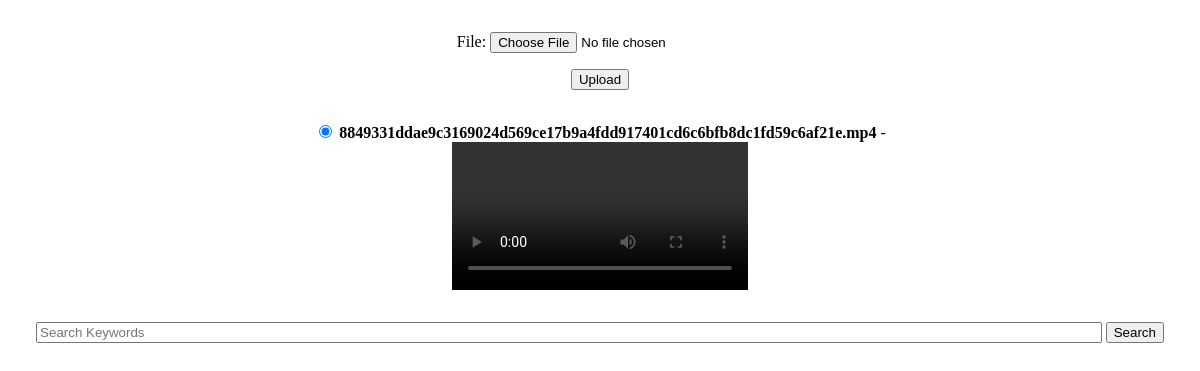
Before: / with the older database file.
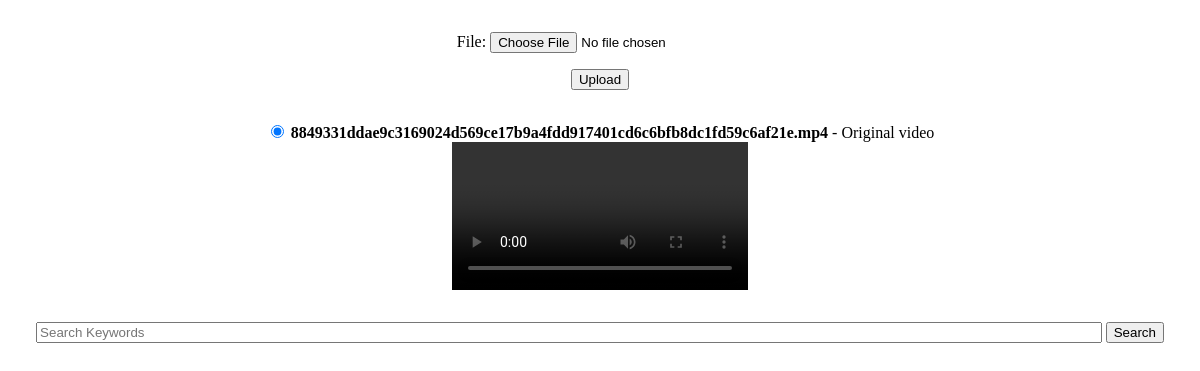
After: the same page with the newer database file.
### cc/models.py (models this page shows)
class Video(Model):
    videoId = CharField(primary_key=True, max_length=64)
    title = CharField(max_length=200)
    description = TextField()
    upload_date = DateTimeField(default=now, db_index=True)
    url = CharField(max_length=200)

### cc/views.py (the view)
def main(request):
    videos = Video.objects.all()
    form = CCForm()
    search_form = SearchForm()
    if request.method == "POST":
        action = request.POST.get("action")
        if action == "upload":
            form = CCForm(request.POST, request.FILES)
            if not form.is_valid():
                messages.error(request, "Invalid form.")
                return redirect("main")
            file = request.FILES["file"]
            storage = FileSystemStorage()
            storage.save(file.name, file)
            file.seek(0)
            s3_client = boto3.client(
                "s3",
                aws_access_key_id=settings.AWS_ACCESS_KEY_ID,
                aws_secret_access_key=settings.AWS_SECRET_ACCESS_KEY,
            )
            s3_client.upload_fileobj(
                file,
                settings.AWS_STORAGE_BUCKET_NAME,
                file.name,
                ExtraArgs={"ACL": settings.AWS_DEFAULT_ACL},
            )
            s3_file_url = f"https://{settings.AWS_STORAGE_BUCKET_NAME}.s3.amazonaws.com/{file.name}"
            messages.success(
                request,
                "Upload successful! Your file URL is: "
                + s3_file_url
                + ". "
                + "Refresh the page to see your video.",
            )
            run_ccextractor.delay(storage.path(file.name), s3_file_url)
            return redirect("main")
        elif action == "search":
            search_form = SearchForm(request.POST)
            if not search_form.is_valid():
                messages.error(request, "Invalid form.")
                return redirect("main")
            search = search_form.data["search"]
            videoId = search_form.data["videoId"]
            search_results = ClosedCaption.query(
                hash_key=videoId,
                filter_condition=ClosedCaption.caption.contains(search),
            )
            search_results = [result.attribute_values for result in search_results]
            request.session["search_results"] = search_results
            return redirect("main")
        else:
            messages.error(request, "Invalid form.")
            return redirect("main")
    else:
        search_results = request.session.get("search_results")
        if search_results:
            del request.session["search_results"]
        else:
            search_results = []
    print(search_results)
    return render(
        request,
        "main.html",
        {"videos": videos, "form": form, "search_form": search_form, "search_results": search_results},
    )

### cc/forms.py
class CCForm(forms.Form):
    file = forms.FileField()

class SearchForm(forms.Form):
    videoId = forms.RadioSelect(
        choices=[video.videoId for video in Video.objects.all()]
    )
    search = forms.CharField(max_length=100)

### templates/main.html (shortened to what this page needs)
<div style="text-align: center; margin-top: 2rem">
  <form method="post" enctype="multipart/form-data" name="upload">
    {{ form.as_p }}
    <button type="submit" name="action" value="upload">Upload</button>
  </form>
  <form method="post" style="margin-top: 2rem">
    <div>
      {% for video in videos %}
        <div>
        {% if video.videoId == "60ac9f32ba0277aff210c61fd9e51884" %}
          <input type="radio" name="videoId" value="{{ video.videoId }}" id="video-{{ video.videoId }}" required checked>
        {% else %}
          <input type="radio" name="videoId" value="{{ video.videoId }}" id="video-{{ video.videoId }}" required>
        {% endif %}
          <label for="video-{{ video.videoId }}">
            <strong>{{ video.title }}</strong> - {{ video.description }}
          </label>
          <div>
            <video src="{{ video.url }}" controls width="25%"></video>
          </div>
        </div>
      {% endfor %}
    </div>
    <div style="width: 100%; padding-top: 2rem">
      <input type="text" name="search" placeholder="Search Keywords" style="width: 90%">
      <button type="submit" name="action" value="search"> Search </button>
    </div>
  </form>
</div>

Changed rows visible on the page:
changed Video "8849331ddae9c3169024d569ce17b9a4fdd917401cd6c6bfb8dc1fd59c6af21e.mp4": description (not shown) → "Original video"
